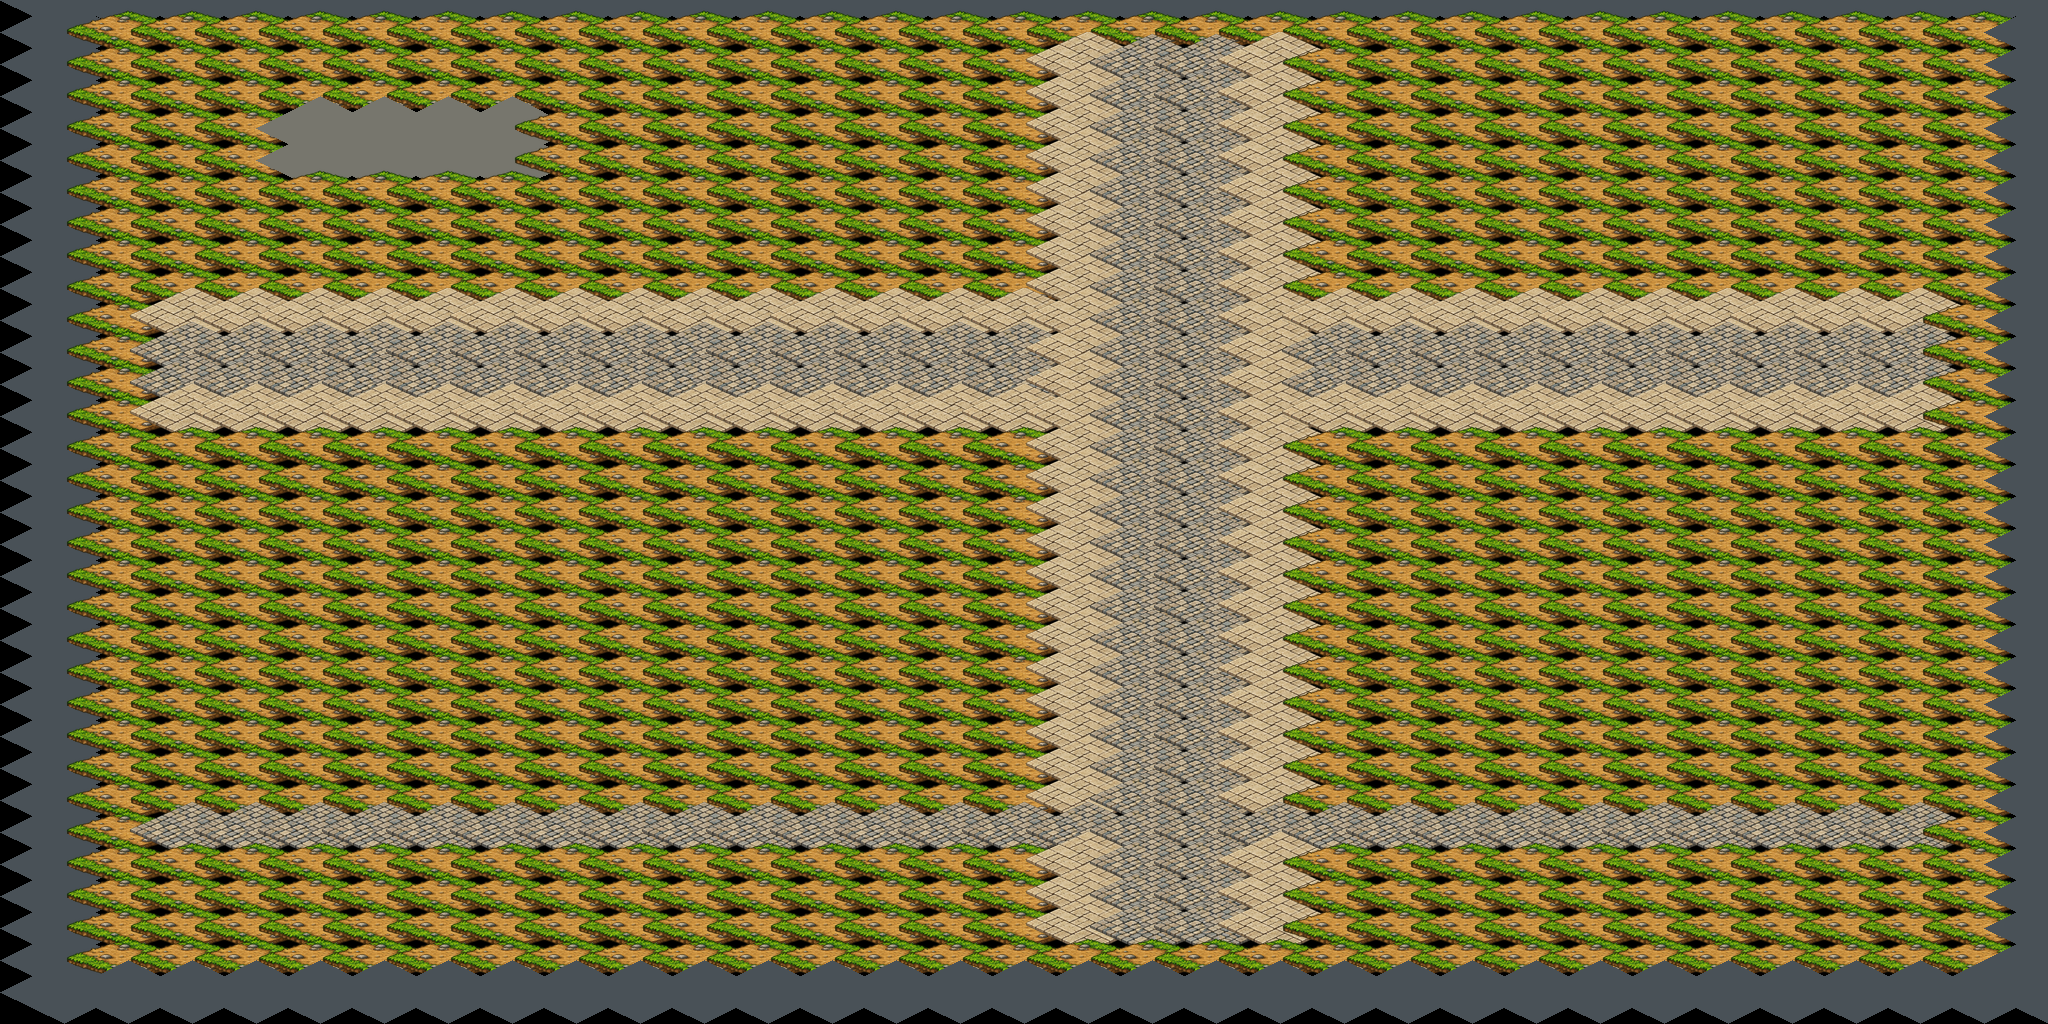

This game map was drawn from its Tiled (.tmx) file and the tilesets committed beside it. A one-line description and the full map source follow:
An orthogonal 32x32 tile map with 64x32 px tiles, 1 tile layer (suelo).

<map version="1.10" tiledversion="1.10.2" orientation="orthogonal" renderorder="right-down" width="32" height="32" tilewidth="64" tileheight="32" infinite="0" nextlayerid="2" nextobjectid="1">
 <tileset firstgid="1" name="terreno_mundo" tilewidth="128" tileheight="64" tilecount="76" columns="8">
  <image source="../textures/terreno_mundo.png" width="1024" height="640" />
  <tile id="13">
   <properties>
    <property name="collision" type="bool" value="true" />
   </properties>
  </tile>
  <tile id="30">
   <properties>
    <property name="collision" type="bool" value="true" />
   </properties>
  </tile>
  <tile id="35">
   <properties>
    <property name="collision" type="bool" value="true" />
   </properties>
  </tile>
  <tile id="41">
   <properties>
    <property name="collision" type="bool" value="true" />
   </properties>
  </tile>
  <tile id="46">
   <properties>
    <property name="collision" type="bool" value="true" />
   </properties>
  </tile>
  <tile id="47">
   <properties>
    <property name="collision" type="bool" value="true" />
   </properties>
  </tile>
  <tile id="48">
   <properties>
    <property name="collision" type="bool" value="true" />
   </properties>
  </tile>
  <tile id="49">
   <properties>
    <property name="collision" type="bool" value="true" />
   </properties>
  </tile>
  <tile id="50">
   <properties>
    <property name="collision" type="bool" value="true" />
   </properties>
  </tile>
  <tile id="51">
   <properties>
    <property name="collision" type="bool" value="true" />
   </properties>
  </tile>
  <tile id="52">
   <properties>
    <property name="collision" type="bool" value="true" />
   </properties>
  </tile>
  <tile id="53">
   <properties>
    <property name="collision" type="bool" value="true" />
   </properties>
  </tile>
  <tile id="54">
   <properties>
    <property name="collision" type="bool" value="true" />
   </properties>
  </tile>
  <tile id="55">
   <properties>
    <property name="collision" type="bool" value="true" />
   </properties>
  </tile>
  <tile id="56">
   <properties>
    <property name="collision" type="bool" value="true" />
   </properties>
  </tile>
  <tile id="57">
   <properties>
    <property name="collision" type="bool" value="true" />
   </properties>
  </tile>
  <tile id="58">
   <properties>
    <property name="collision" type="bool" value="true" />
   </properties>
  </tile>
  <tile id="59">
   <properties>
    <property name="collision" type="bool" value="true" />
   </properties>
  </tile>
  <tile id="64">
   <properties>
    <property name="collision" type="bool" value="true" />
   </properties>
  </tile>
  <tile id="65">
   <properties>
    <property name="collision" type="bool" value="true" />
   </properties>
  </tile>
  <tile id="66">
   <properties>
    <property name="collision" type="bool" value="true" />
   </properties>
  </tile>
  <tile id="68">
   <properties>
    <property name="collision" type="bool" value="true" />
   </properties>
  </tile>
  <tile id="72">
   <properties>
    <property name="collision" type="bool" value="true" />
   </properties>
  </tile>
 </tileset>
 <layer id="1" name="suelo" width="32" height="32">
  <data encoding="csv">
42,42,42,42,42,42,42,42,42,42,42,42,42,42,42,42,42,42,42,42,42,42,42,42,42,42,42,42,42,42,42,42,42,34,34,34,34,34,34,34,34,34,34,34,34,34,34,34,34,34,34,34,34,34,34,34,34,34,34,34,34,34,34,42,42,34,34,34,34,34,34,34,34,34,34,34,34,34,34,34,25,17,17,25,34,34,34,34,34,34,34,34,34,34,34,42,42,34,34,34,34,34,34,34,34,34,34,34,34,34,34,34,25,17,17,25,34,34,34,34,34,34,34,34,34,34,34,42,42,34,34,34,65,65,65,65,34,34,34,34,34,34,34,34,25,17,17,25,34,34,34,34,34,34,34,34,34,34,34,42,42,34,34,34,65,65,65,65,34,34,34,34,34,34,34,34,25,17,17,25,34,34,34,34,34,34,34,34,34,34,34,42,42,34,34,34,34,34,34,34,34,34,34,34,34,34,34,34,25,17,17,25,34,34,34,34,34,34,34,34,34,34,34,42,42,34,34,34,34,34,34,34,34,34,34,34,34,34,34,34,25,17,17,25,34,34,34,34,34,34,34,34,34,34,34,42,42,34,34,34,34,34,34,34,34,34,34,34,34,34,34,34,25,17,17,25,34,34,34,34,34,34,34,34,34,34,34,42,42,34,34,34,34,34,34,34,34,34,34,34,34,34,34,34,25,17,17,25,34,34,34,34,34,34,34,34,34,34,34,42,42,34,25,25,25,25,25,25,25,25,25,25,25,25,25,25,25,17,17,25,25,25,25,25,25,25,25,25,25,25,34,42,42,34,17,17,17,17,17,17,17,17,17,17,17,17,17,17,25,17,17,25,17,17,17,17,17,17,17,17,17,17,34,42,42,34,17,17,17,17,17,17,17,17,17,17,17,17,17,17,25,17,17,25,17,17,17,17,17,17,17,17,17,17,34,42,42,34,25,25,25,25,25,25,25,25,25,25,25,25,25,25,25,17,17,25,25,25,25,25,25,25,25,25,25,25,34,42,42,34,34,34,34,34,34,34,34,34,34,34,34,34,34,34,25,17,17,25,34,34,34,34,34,34,34,34,34,34,34,42,42,34,34,34,34,34,34,34,34,34,34,34,34,34,34,34,25,17,17,25,34,34,34,34,34,34,34,34,34,34,34,42,42,34,34,34,34,34,34,34,34,34,34,34,34,34,34,34,25,17,17,25,34,34,34,34,34,34,34,34,34,34,34,42,42,34,34,34,34,34,34,34,34,34,34,34,34,34,34,34,25,17,17,25,34,34,34,34,34,34,34,34,34,34,34,42,42,34,34,34,34,34,34,34,34,34,34,34,34,34,34,34,25,17,17,25,34,34,34,34,34,34,34,34,34,34,34,42,42,34,34,34,34,34,34,34,34,34,34,34,34,34,34,34,25,17,17,25,34,34,34,34,34,34,34,34,34,34,34,42,42,34,34,34,34,34,34,34,34,34,34,34,34,34,34,34,25,17,17,25,34,34,34,34,34,34,34,34,34,34,34,42,42,34,34,34,34,34,34,34,34,34,34,34,34,34,34,34,25,17,17,25,34,34,34,34,34,34,34,34,34,34,34,42,42,34,34,34,34,34,34,34,34,34,34,34,34,34,34,34,25,17,17,25,34,34,34,34,34,34,34,34,34,34,34,42,42,34,34,34,34,34,34,34,34,34,34,34,34,34,34,34,25,17,17,25,34,34,34,34,34,34,34,34,34,34,34,42,42,34,34,34,34,34,34,34,34,34,34,34,34,34,34,34,25,17,17,25,34,34,34,34,34,34,34,34,34,34,34,42,42,34,34,34,34,34,34,34,34,34,34,34,34,34,34,34,25,17,17,25,34,34,34,34,34,34,34,34,34,34,34,42,42,34,17,17,17,17,17,17,17,17,17,17,17,17,17,17,17,17,17,17,17,17,17,17,17,17,17,17,17,17,34,42,42,34,34,34,34,34,34,34,34,34,34,34,34,34,34,34,25,17,17,25,34,34,34,34,34,34,34,34,34,34,34,42,42,34,34,34,34,34,34,34,34,34,34,34,34,34,34,34,25,17,17,25,34,34,34,34,34,34,34,34,34,34,34,42,42,34,34,34,34,34,34,34,34,34,34,34,34,34,34,34,25,17,17,25,34,34,34,34,34,34,34,34,34,34,34,42,42,34,34,34,34,34,34,34,34,34,34,34,34,34,34,34,34,34,34,34,34,34,34,34,34,34,34,34,34,34,34,42,42,42,42,42,42,42,42,42,42,42,42,42,42,42,42,42,42,42,42,42,42,42,42,42,42,42,42,42,42,42,42,42
</data>
 </layer>
</map>
